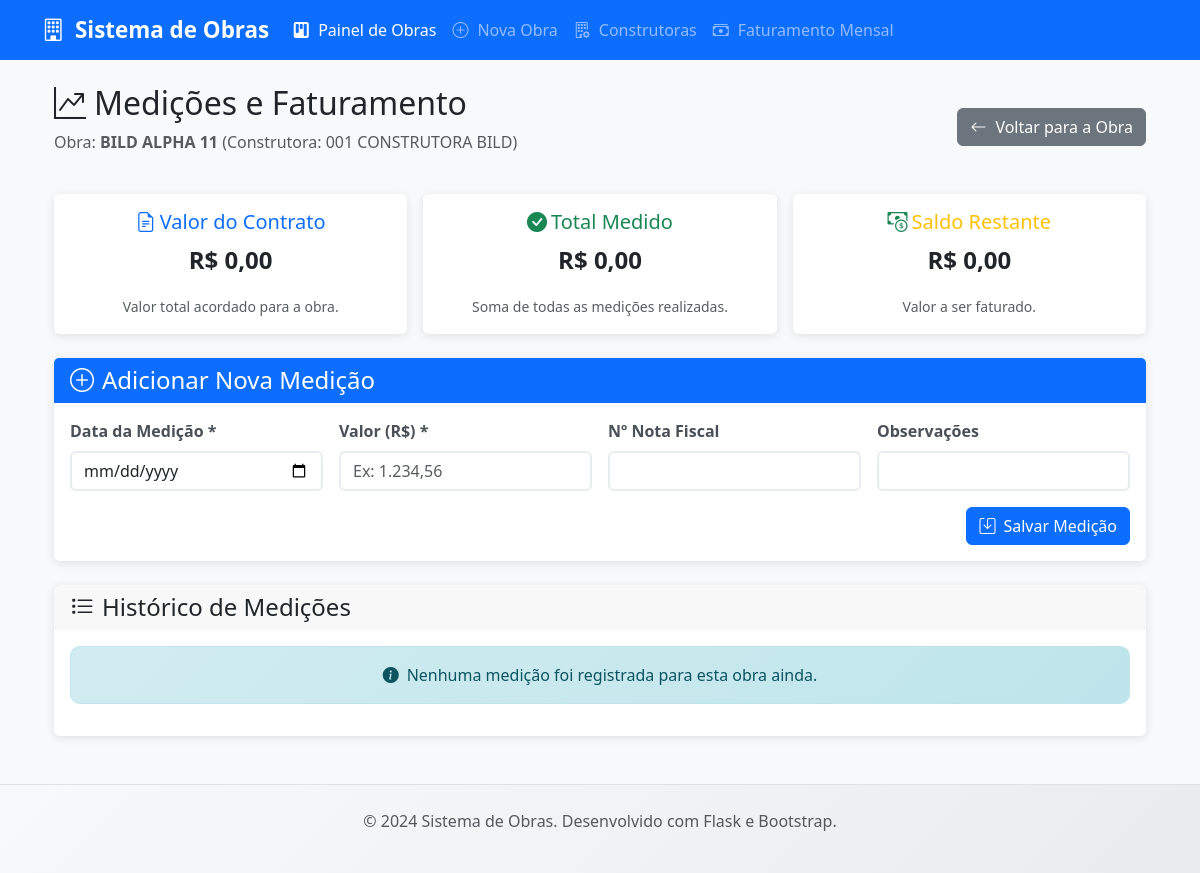
The app's page /obra/10/medicoes with its own data.
### tables this page shows
CREATE TABLE obras (
            id INTEGER PRIMARY KEY AUTOINCREMENT,
            nome TEXT NOT NULL,
            construtora_id INTEGER NOT NULL,
            cidade TEXT,
            status TEXT NOT NULL DEFAULT 'Em andamento',
            responsavel TEXT,
            caminho_pasta TEXT NOT NULL,
            etapa_atual TEXT DEFAULT 'Orçamento',
            anotacoes TEXT,
            data_criacao TIMESTAMP DEFAULT CURRENT_TIMESTAMP,
            data_atualizacao TIMESTAMP DEFAULT CURRENT_TIMESTAMP, cnpj TEXT, endereco TEXT, numero TEXT, bairro TEXT, cep TEXT, uf TEXT, razao_social TEXT, nome_fantasia TEXT, estado TEXT, valor_contrato REAL DEFAULT 0.0,
            FOREIGN KEY (construtora_id) REFERENCES construtoras (id)
        );

CREATE TABLE construtoras (
            id INTEGER PRIMARY KEY AUTOINCREMENT,
            nome TEXT NOT NULL UNIQUE,
            codigo TEXT NOT NULL UNIQUE
        , razao_social TEXT, cnpj TEXT);

### controllers/medicao_controller.py (the view, shortened to what this page needs)
@medicoes_bp.route('/obra/<int:obra_id>/medicoes', methods=['GET', 'POST'])
def listar_e_adicionar(obra_id):
    obra = Obra.find_by_id(obra_id)
    if not obra:
        flash('Obra não encontrada.', 'danger')
        return redirect(url_for('index'))
    medicoes = Medicao.get_by_obra(obra_id)
    total_medido = Medicao.calcular_total_medido(obra_id)
    valor_contrato = obra.valor_contrato if obra.valor_contrato else 0.0
    saldo_restante = valor_contrato - total_medido
    return render_template(
        'medicoes/medicoes.html',
        obra=obra,
        medicoes=medicoes,
        total_medido=total_medido,
        valor_contrato=valor_contrato,
        saldo_restante=saldo_restante
    )

### database.py (called while the page is built)
def get_db_connection():
    conn = sqlite3.connect(DATABASE_PATH)
    conn.row_factory = sqlite3.Row
    conn.execute("PRAGMA foreign_keys = ON;")
    return conn

### models/medicao_model.py (called while the page is built)
    @staticmethod
    def get_by_obra(obra_id):
        conn = get_db_connection()
        medicoes_rows = conn.execute(
            'SELECT * FROM medicoes WHERE obra_id = ? ORDER BY data_medicao DESC', (
                obra_id,)
        ).fetchall()
        conn.close()
        return [Medicao(**row) for row in medicoes_rows]

    @staticmethod
    def calcular_total_medido(obra_id):
        conn = get_db_connection()
        total_row = conn.execute(
            'SELECT SUM(valor) FROM medicoes WHERE obra_id = ?', (obra_id,)
        ).fetchone()
        conn.close()
        return total_row[0] if total_row and total_row[0] is not None else 0.0

### models/obra_model.py (called while the page is built)
    @staticmethod
    def find_by_id(obra_id):
        conn = get_db_connection()
        query = """
            SELECT o.*, c.nome as construtora_nome
            FROM obras o
            JOIN construtoras c ON o.construtora_id = c.id
            WHERE o.id = ?
        """
        obra_row = conn.execute(query, (obra_id,)).fetchone()
        conn.close()
        if obra_row:
            return Obra(**obra_row)
        return None

### templates/medicoes/medicoes.html (shortened to what this page needs)
{% extends "base.html" %}
{% block content %}
<div class="container mt-4">
    <div class="d-flex justify-content-between align-items-center mb-4">
        <div>
            <h1 class="h2">
                <i class="bi bi-graph-up-arrow me-2"></i>Medições e Faturamento
            </h1>
            <p class="text-muted">Obra: <strong>{{ obra.nome }}</strong> (Construtora: {{ obra.construtora_nome }})</p>
        </div>
        <a href="{{ url_for('visualizar_obra', id=obra.id) }}" class="btn btn-secondary">
            <i class="bi bi-arrow-left"></i> Voltar para a Obra
        </a>
    </div>
    <div class="row g-3 mb-4 text-center">
        <div class="col-md-4">
            <div class="card h-100">
                <div class="card-body">
                    <h5 class="card-title text-primary"><i class="bi bi-file-earmark-text me-1"></i>Valor do Contrato
                    </h5>
                    <p class="card-text fs-4 fw-bold">R$ {{ "%.2f"|format(valor_contrato)|replace('.', ',') }}</p>
                    <small class="text-muted">Valor total acordado para a obra.</small>
                </div>
            </div>
        </div>
        <div class="col-md-4">
            <div class="card h-100">
                <div class="card-body">
                    <h5 class="card-title text-success"><i class="bi bi-check-circle-fill me-1"></i>Total Medido</h5>
                    <p class="card-text fs-4 fw-bold">R$ {{ "%.2f"|format(total_medido)|replace('.', ',') }}</p>
                    <small class="text-muted">Soma de todas as medições realizadas.</small>
                </div>
            </div>
        </div>
        <div class="col-md-4">
            <div class="card h-100">
                <div class="card-body">
                    <h5 class="card-title text-warning"><i class="bi bi-cash-coin me-1"></i>Saldo Restante</h5>
                    <p class="card-text fs-4 fw-bold">R$ {{ "%.2f"|format(saldo_restante)|replace('.', ',') }}</p>
                    <small class="text-muted">Valor a ser faturado.</small>
                </div>
            </div>
        </div>
    </div>
    <div class="card mb-4">
        <div class="card-header bg-primary text-white">
            <h4 class="mb-0"><i class="bi bi-plus-circle me-2"></i>Adicionar Nova Medição</h4>
        </div>
        <div class="card-body">
            <form method="POST" action="{{ url_for('medicoes.listar_e_adicionar', obra_id=obra.id) }}" class="row g-3">
                <div class="col-md-3">
                    <label for="data_medicao" class="form-label">Data da Medição *</label>
                    <input type="date" class="form-control" id="data_medicao" name="data_medicao" required>
                </div>
                <div class="col-md-3">
                    <label for="valor" class="form-label">Valor (R$) *</label>
                    <input type="text" class="form-control" id="valor" name="valor" placeholder="Ex: 1.234,56" required>
                </div>
                <div class="col-md-3">
                    <label for="nota_fiscal" class="form-label">Nº Nota Fiscal</label>
                    <input type="text" class="form-control" id="nota_fiscal" name="nota_fiscal">
                </div>
                <div class="col-md-3">
                    <label for="observacoes" class="form-label">Observações</label>
                    <input type="text" class="form-control" id="observacoes" name="observacoes">
                </div>
                <div class="col-12 text-end">
                    <button type="submit" class="btn btn-primary">
                        <i class="bi bi-save me-2"></i>Salvar Medição
                    </button>
                </div>
            </form>
        </div>
    </div>
    <div class="card">
        <div class="card-header">
            <h4 class="mb-0"><i class="bi bi-list-task me-2"></i>Histórico de Medições</h4>
        </div>
        <div class="card-body">
            {% if medicoes %}
            <div class="table-responsive">
                <table class="table table-striped table-hover">
                    <thead class="table-dark">
                        <tr>
                            <th scope="col">Data</th>
                            <th scope="col" class="text-end">Valor (R$)</th>
                            <th scope="col">Nota Fiscal</th>
                            <th scope="col">Observações</th>
                            <th scope="col">Data de Criação</th>
                        </tr>
                    </thead>
                    <tbody>
                        {% for medicao in medicoes %}
                        <tr>
                            <td>{{ medicao.data_medicao|format_date('%d/%m/%Y') }}</td>
                            <td class="text-end fw-bold">R$ {{ "%.2f"|format(medicao.valor)|replace('.', ',') }}</td>
                            <td>{{ medicao.nota_fiscal or 'N/A' }}</td>
                            <td>{{ medicao.observacoes or '-' }}</td>
                            <td>{{ medicao.data_criacao|format_date('%d/%m/%Y %H:%M') }}</td>
                        </tr>
                        {% endfor %}
                    </tbody>
                </table>
            </div>
            {% else %}
            <div class="alert alert-info text-center">
                <i class="bi bi-info-circle-fill me-2"></i>Nenhuma medição foi registrada para esta obra ainda.
            </div>
            {% endif %}
        </div>
    </div>
</div>
{% endblock %}

### static/style.css (style rules this page uses)
body { background-color: #f8f9fa; font-family: 'Segoe UI', Tahoma, Geneva, Verdana, sans-serif; }
.card { border: none; box-shadow: 0 2px 10px rgba(0,0,0,0.1); transition: all 0.3s ease; }
.card-header { border-bottom: none; font-weight: 600; }
.btn { border-radius: 6px; font-weight: 500; transition: all 0.3s ease; }
.form-control, .form-select { border-radius: 6px; border: 2px solid #e9ecef; transition: all 0.3s ease; }
.form-label { font-weight: 600; color: #495057; margin-bottom: 0.5rem; }
.alert { border: none; border-radius: 8px; font-weight: 500; }
.alert-info { background-color: #d1ecf1; color: #0c5460; }
.bi { margin-right: 0.3rem; }
.alert-info { background: linear-gradient(135deg, #d1ecf1, #bee5eb); border: 1px solid #bee5eb; border-radius: 10px; }
.bi-cash-coin { color: #198754; }

### records on screen
obras: nome "BILD ALPHA 11"
construtoras: construtora_nome "001 CONSTRUTORA BILD"

### other values on screen
{{ "%.2f"|format(valor_contrato)|replace('.', ',') }} "0,00"
{{ "%.2f"|format(total_medido)|replace('.', ',') }} "0,00"
{{ "%.2f"|format(saldo_restante)|replace('.', ',') }} "0,00"
